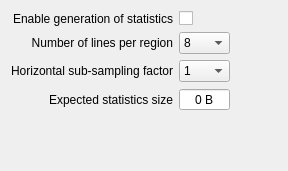
<?xml version="1.0" encoding="UTF-8"?>
<ui version="4.0">
 <class>ENS</class>
 <widget class="QWidget" name="ENS">
  <property name="geometry">
   <rect>
    <x>0</x>
    <y>0</y>
    <width>288</width>
    <height>171</height>
   </rect>
  </property>
  <property name="windowTitle">
   <string>ENS</string>
  </property>
  <layout class="QGridLayout" name="gridLayout">
   <item row="2" column="0">
    <widget class="QLabel" name="label_2">
     <property name="text">
      <string>Horizontal sub-sampling factor</string>
     </property>
     <property name="alignment">
      <set>Qt::AlignRight|Qt::AlignTrailing|Qt::AlignVCenter</set>
     </property>
    </widget>
   </item>
   <item row="3" column="0">
    <widget class="QLabel" name="label_3">
     <property name="text">
      <string>Expected statistics size</string>
     </property>
     <property name="alignment">
      <set>Qt::AlignRight|Qt::AlignTrailing|Qt::AlignVCenter</set>
     </property>
    </widget>
   </item>
   <item row="1" column="1">
    <widget class="QComboBox" name="linesPerRegion_lb">
     <item>
      <property name="text">
       <string>8</string>
      </property>
     </item>
     <item>
      <property name="text">
       <string>16</string>
      </property>
     </item>
     <item>
      <property name="text">
       <string>32</string>
      </property>
     </item>
     <item>
      <property name="text">
       <string>64</string>
      </property>
     </item>
     <item>
      <property name="text">
       <string>128</string>
      </property>
     </item>
     <item>
      <property name="text">
       <string>256</string>
      </property>
     </item>
    </widget>
   </item>
   <item row="2" column="1">
    <widget class="QComboBox" name="horizontalSubSampling_lb">
     <item>
      <property name="text">
       <string>1</string>
      </property>
     </item>
     <item>
      <property name="text">
       <string>2</string>
      </property>
     </item>
     <item>
      <property name="text">
       <string>4</string>
      </property>
     </item>
     <item>
      <property name="text">
       <string>8</string>
      </property>
     </item>
     <item>
      <property name="text">
       <string>16</string>
      </property>
     </item>
     <item>
      <property name="text">
       <string>32</string>
      </property>
     </item>
    </widget>
   </item>
   <item row="3" column="1">
    <widget class="QSpinBox" name="statisticsSize_sb">
     <property name="alignment">
      <set>Qt::AlignCenter</set>
     </property>
     <property name="readOnly">
      <bool>true</bool>
     </property>
     <property name="buttonSymbols">
      <enum>QAbstractSpinBox::NoButtons</enum>
     </property>
     <property name="suffix">
      <string> B</string>
     </property>
    </widget>
   </item>
   <item row="5" column="0" colspan="2">
    <spacer name="verticalSpacer">
     <property name="orientation">
      <enum>Qt::Vertical</enum>
     </property>
     <property name="sizeHint" stdset="0">
      <size>
       <width>20</width>
       <height>40</height>
      </size>
     </property>
    </spacer>
   </item>
   <item row="4" column="0">
    <spacer name="horizontalSpacer">
     <property name="orientation">
      <enum>Qt::Horizontal</enum>
     </property>
     <property name="sizeHint" stdset="0">
      <size>
       <width>40</width>
       <height>20</height>
      </size>
     </property>
    </spacer>
   </item>
   <item row="4" column="1">
    <spacer name="horizontalSpacer_2">
     <property name="orientation">
      <enum>Qt::Horizontal</enum>
     </property>
     <property name="sizeHint" stdset="0">
      <size>
       <width>40</width>
       <height>20</height>
      </size>
     </property>
    </spacer>
   </item>
   <item row="1" column="0">
    <widget class="QLabel" name="label">
     <property name="text">
      <string>Number of lines per region</string>
     </property>
     <property name="alignment">
      <set>Qt::AlignRight|Qt::AlignTrailing|Qt::AlignVCenter</set>
     </property>
    </widget>
   </item>
   <item row="0" column="1">
    <widget class="QCheckBox" name="ENSenable_cb">
     <property name="layoutDirection">
      <enum>Qt::LeftToRight</enum>
     </property>
     <property name="text">
      <string/>
     </property>
    </widget>
   </item>
   <item row="0" column="0">
    <widget class="QLabel" name="label_4">
     <property name="text">
      <string>Enable generation of statistics</string>
     </property>
     <property name="alignment">
      <set>Qt::AlignRight|Qt::AlignTrailing|Qt::AlignVCenter</set>
     </property>
    </widget>
   </item>
   <item row="4" column="2">
    <spacer name="horizontalSpacer_3">
     <property name="orientation">
      <enum>Qt::Horizontal</enum>
     </property>
     <property name="sizeHint" stdset="0">
      <size>
       <width>40</width>
       <height>20</height>
      </size>
     </property>
    </spacer>
   </item>
  </layout>
 </widget>
 <tabstops>
  <tabstop>ENSenable_cb</tabstop>
  <tabstop>linesPerRegion_lb</tabstop>
  <tabstop>horizontalSubSampling_lb</tabstop>
  <tabstop>statisticsSize_sb</tabstop>
 </tabstops>
 <resources/>
 <connections/>
</ui>
